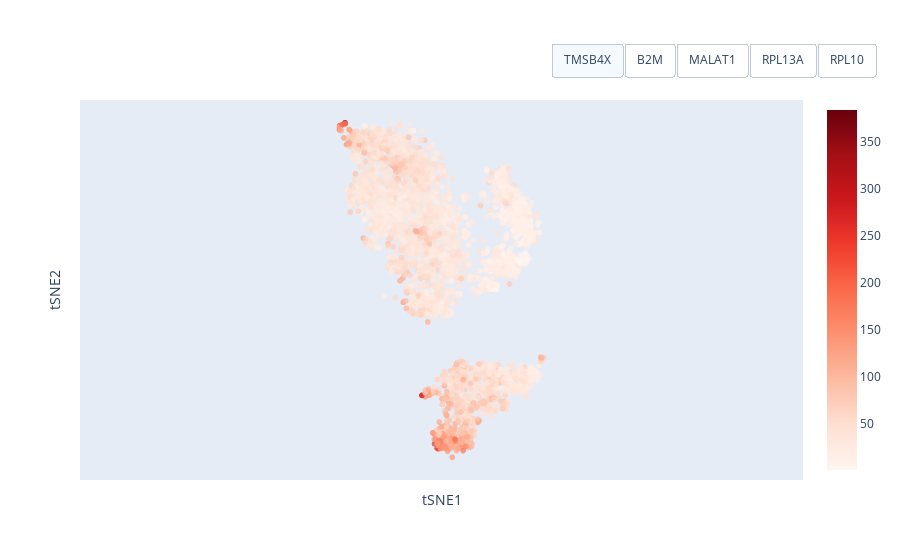

The code cell stored with this chart in its notebook:
### Code cell
import iplot._scanpy._scatterplots as si
import importlib
importlib.reload(si)
si.tsne(adata)

### Figure 1 — Plotly figure (JSON) as saved in the notebook; plotly's stock layout.template omitted (floating-point values rounded to 4 significant figures; data arrays with more than 128 entries replaced by an {"elided": "..."} marker saying what was removed)
{"data": [{"hovertemplate": "%{marker.color}<extra></extra>", "marker": {"color": {"elided": "2700 int values"}, "colorbar": {"outlinewidth": 0}, "colorscale": [[0, "rgb(255,245,240)"], [0.125, "rgb(254,224,210)"], [0.25, "rgb(252,187,161)"], [0.375, "rgb(252,146,114)"], [0.5, "rgb(251,106,74)"], [0.625, "rgb(239,59,44)"], [0.75, "rgb(203,24,29)"], [0.875, "rgb(165,15,21)"], [1, "rgb(103,0,13)"]], "opacity": 0.7, "showscale": true}, "mode": "markers", "type": "scattergl", "x": {"elided": "2700 float values"}, "y": {"elided": "2700 float values"}}], "layout": {"updatemenus": [{"active": 0, "buttons": [{"args": ["marker.color", {"elided": "1x2700 int values"}], "label": "TMSB4X", "method": "restyle"}, {"args": ["marker.color", {"elided": "1x2700 int values"}], "label": "B2M", "method": "restyle"}, {"args": ["marker.color", {"elided": "1x2700 int values"}], "label": "MALAT1", "method": "restyle"}, {"args": ["marker.color", {"elided": "1x2700 int values"}], "label": "RPL13A", "method": "restyle"}, {"args": ["marker.color", {"elided": "1x2700 int values"}], "label": "RPL10", "method": "restyle"}], "direction": "right", "showactive": true, "type": "buttons", "x": 1.1, "xanchor": "right", "y": 1.15, "yanchor": "top"}], "xaxis": {"showgrid": false, "showticklabels": false, "title": {"text": "tSNE1"}, "zeroline": false}, "yaxis": {"scaleanchor": "x", "scaleratio": 1, "showgrid": false, "showticklabels": false, "title": {"text": "tSNE2"}, "zeroline": false}}}
